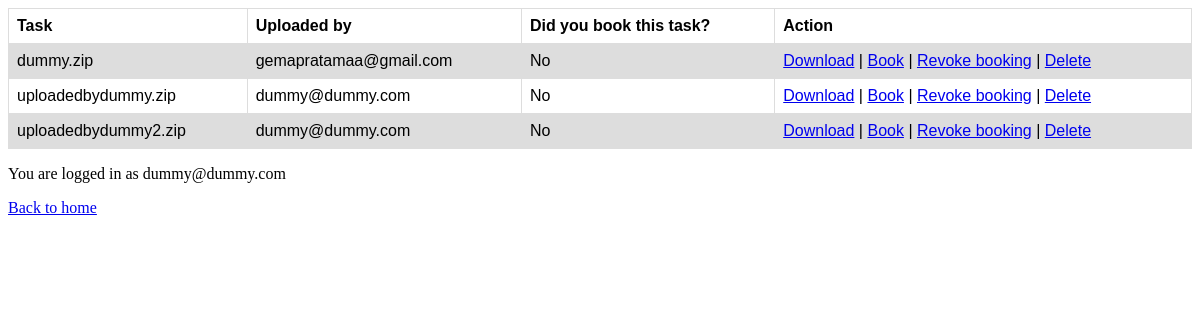
Page /task_list/ (signed in) on the earlier database version.
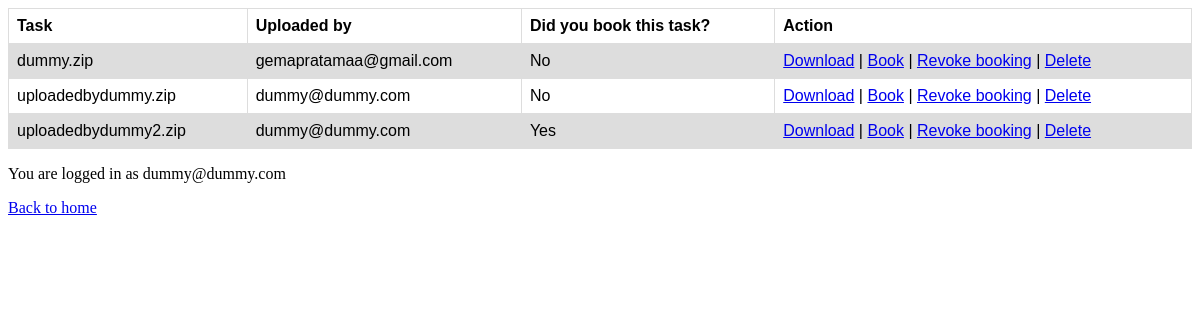
Same page on the later database version.
### datasetmanager/models.py (models this page shows, shortened)
class Dataset(models.Model):
    id = models.AutoField(primary_key=True)
    name = models.CharField(max_length=300)
    file = models.FileField(
        upload_to='',
        validators=[FileExtensionValidator(allowed_extensions=['zip'])]
    )
    uploader = models.ForeignKey(
        'User',
        to_field='email',
        related_name='uploader',
        on_delete=models.CASCADE,
    )
    booker = models.ForeignKey(
        'User',
        to_field='email',
        related_name='booker',
        on_delete=models.CASCADE,
        null=True
    )
    is_deleted = models.BooleanField(default=False)

class User(AbstractBaseUser):
    email = models.CharField(
        verbose_name='email address',
        max_length=255,
        unique=True)
    is_active = models.BooleanField(default=True)
    staff = models.BooleanField(default=False) # a admin user; non super-user
    admin = models.BooleanField(default=False) # a superuser
    objects = UserManager()
    USERNAME_FIELD = 'email'
    REQUIRED_FIELDS = []
    def __str__(self):
        return self.email

### datasetmanager/views.py (the view)
# urls.py: path('task_list/', views.task_list, name='task_list'),
@login_required
def task_list(request):
    datasets = Dataset.objects.all()
    arguments = {
        'datasets' : datasets
    }
    return render(request, 'task_list.html', arguments)

### datasetmanager/templates/task_list.html (shortened to what this page needs)
<!DOCTYPE html>
{% load static %}
<link rel="stylesheet" type="text/css" href="{% static 'datasetmanager/css/download.css' %}">
<table>
    <tr>
        <th>Task</th>
        <th>Uploaded by</th>
        <th>Did you book this task?</th>
        <th>Action</th>
    </tr>
    {% for task in datasets %}
        <tr>
            <td>{{ task.name }}</td>
            <td>{{ task.uploader }}</td>
            {% if task.booker == user %}
                <td>Yes</td>
            {% else %}
                <td>No</td>
            {% endif %}
            <td><a href="{{ task.file.url }}" download >Download</a>
            | <a href="/task_list/book/{{ task.id }}">Book</a>
            | <a href="/task_list/revoke/{{ task.id }}">Revoke booking</a>
            | <a href="/task_list/delete/{{ task.id }}">Delete</a>
            </td>
        </tr>
    {% endfor %}
</table>
{% if user.is_authenticated %}
<footer>
    <p>You are logged in as {{ user.email }}</p>
    <a href="/">Back to home</a>
</footer>
{% endif %}

Differences in the rows shown:
changed Dataset "uploadedbydummy2.zip": booker_id "No" → "Yes"
